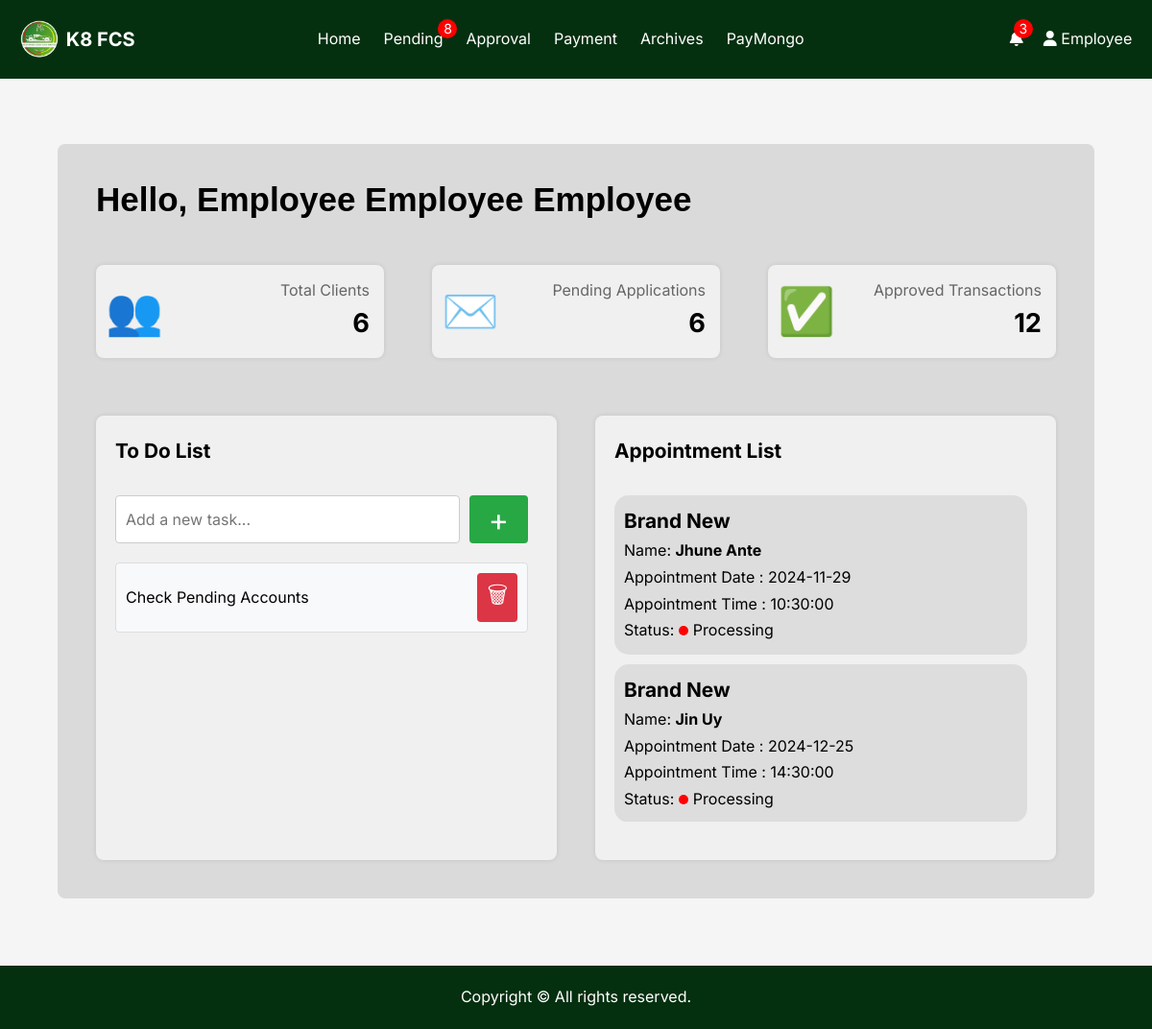
Page /employeeside/homepage (signed in) on the committed database.
### tables this page shows
CREATE TABLE `tasks` (
  `id` int(11) NOT NULL,
  `user_id` int(11) NOT NULL,
  `task` varchar(255) NOT NULL,
  `created_at` timestamp NOT NULL DEFAULT current_timestamp()
);

CREATE TABLE `appointments` (
  `id` int(11) NOT NULL,
  `clientname` varchar(255) DEFAULT NULL,
  `transaction_id` varchar(255) DEFAULT NULL,
  `email` varchar(255) DEFAULT NULL,
  `status` varchar(255) NOT NULL DEFAULT 'Processing',
  `decline_at` varchar(155) DEFAULT NULL,
  `recieve_at` timestamp NULL DEFAULT current_timestamp(),
  `approve_at` timestamp NULL DEFAULT NULL,
  `accepted_at` timestamp NULL DEFAULT NULL,
  `form_type` varchar(50) DEFAULT NULL,
  `payment_description` varchar(255) DEFAULT NULL,
  `amount` decimal(10,2) DEFAULT NULL,
  `archived` tinyint(1) DEFAULT 0,
  `paid` int(1) DEFAULT NULL,
  `bank_partner` varchar(255) DEFAULT NULL,
  `remarks` varchar(255) DEFAULT NULL,
  `appointment_date` date DEFAULT NULL,
  `appointment_time` time DEFAULT NULL,
  `term` varchar(50) DEFAULT NULL,
  `amount_finance` decimal(10,2) DEFAULT NULL,
  `maturity` date DEFAULT NULL,
  `check_release` date DEFAULT NULL,
  `mark_as_read` int(255) DEFAULT NULL
);

### employeeside/homepage.php (the view, shortened to what this page needs)
<?php
include '../settings/config.php';
$totalClientsQuery = "SELECT COUNT(*) as total_clients FROM appointments WHERE archived = 0";
$totalClientsResult = $conn->query($totalClientsQuery);
$totalClients = $totalClientsResult->fetch_assoc()['total_clients'];
$pendingApplicationsQuery = "SELECT COUNT(*) as pending_applications FROM appointments WHERE status = 'Processing' AND archived = 0";
$pendingApplicationsResult = $conn->query($pendingApplicationsQuery);
$pendingApplications = $pendingApplicationsResult->fetch_assoc()['pending_applications'];
$approvedTransactionsQuery = "SELECT COUNT(*) as approved_transactions FROM appointments WHERE status = 'Approved' AND archived = 1";
$approvedTransactionsResult = $conn->query($approvedTransactionsQuery);
$approvedTransactions = $approvedTransactionsResult->fetch_assoc()['approved_transactions'];
$user_id = $_SESSION['user_id'];
$tasksQuery = "SELECT id, task FROM tasks WHERE user_id = ?";
$stmt = $conn->prepare($tasksQuery);
$stmt->bind_param("i", $user_id);
$stmt->execute();
$tasksResult = $stmt->get_result();
$tasks = [];
while ($row = $tasksResult->fetch_assoc()) {
    $tasks[] = $row;
}
?>
<!DOCTYPE html>
<html lang="en">
<head>
    <link rel="stylesheet" href="../assets/css/navbar.css">
    <link rel="stylesheet" href="../assets/css/footer.css">
    <link rel="stylesheet" href="https://cdnjs.cloudflare.com/ajax/libs/font-awesome/6.0.0-beta3/css/all.min.css">
    <link rel="stylesheet" href="../assets/css/homepageemployee.css">
</head>
<body onload="clientList()">
    <?php include 'includes/navbar.php'; ?>
    <div class="dashboard">
        <header>
            <h2>Hello, <?php echo htmlspecialchars($_SESSION['clientName']); ?></h2>
        </header>
        <div class="stats">
            <div class="stat-item">
                <div class="stat-icon">👥</div>
                <div class="stat-info">
                    <p>Total Clients</p>
                    <h3><?php echo $totalClients; ?></h3>
                </div>
            </div>
            <div class="stat-item">
                <div class="stat-icon">✉️</div>
                <div class="stat-info">
                    <p>Pending Applications</p>
                    <h3><?php echo $pendingApplications; ?></h3>
                </div>
            </div>
            <div class="stat-item">
                <div class="stat-icon">✅</div>
                <div class="stat-info">
                    <p>Approved Transactions</p>
                    <h3><?php echo $approvedTransactions; ?></h3>
                </div>
            </div>
        </div>
        <div class="main-content">
            <div class="todo-list">
                <h3>To Do List</h3>
                <form action="processes/add-task.php" method="POST" class="task-form">
                    <input type="text" name="task" placeholder="Add a new task..." required>
                    <button type="submit">+</button>
                </form>
                <ul class="task-list">
                    <?php foreach ($tasks as $task): ?>
                        <li class="task-item">
                            <div class="task-item-text"><?php echo htmlspecialchars($task['task']); ?></div>
                            <form action="processes/delete-task.php" method="POST" class="delete-form">
                                <button type="submit" class="delete-button">🗑</button>
                            </form>
                        </li>
                    <?php endforeach; ?>
                </ul>
            </div>
            <div class="client-list">
                <h3>Appointment List</h3>
                <div id="client-list" class="client-list-content">
                    <?php
                    $sql = "SELECT clientname, email, status, appointment_date, appointment_time, form_type FROM appointments WHERE status = 'Processing' AND archived = 0";
                    $result = $conn->query($sql);
                    if ($result->num_rows > 0) {
                        while ($row = $result->fetch_assoc()) {
                            $statusClass = strtolower($row["status"]);
                            $formattedFormType = ucwords(str_replace('-', ' ', $row["form_type"]));
                            echo '<div class="client">';
                            echo '<div class="client-info">';
                            echo '<h3>' . htmlspecialchars($formattedFormType) . '</h3>';
                            echo '<p>Name: <strong>' . htmlspecialchars($row["clientname"]) . '</strong></p>';
                            echo '<p class="appointment-date">Appointment Date : ' . htmlspecialchars($row["appointment_date"]) . '</p>';
                            echo '<p class="appointment-time">Appointment Time : ' . htmlspecialchars($row["appointment_time"]) . '</p>';
                            echo '<p>Status: <span class="status ' . $statusClass . '">';
                            echo '<span class="status-dot ' . $statusClass . '"></span>';
                            echo htmlspecialchars($row["status"]) . '</span></p>';
                            echo '</div>';
                            echo '</div>';
                        }
                    } else {
                        echo '<p>No appointments found.</p>';
                    }
                    ?>
                </div>
            </div>
        </div>
    </div>
    <footer class="footer">
        <p style="text-align: center;">Copyright &copy; All rights reserved.</p>
    </footer>
</body>
</html>

### assets/css/navbar.css (style rules this page uses)
* { margin: 0; padding: 0; font-family: 'Inter', Arial, Helvetica, sans-serif; box-sizing: border-box; }
html, body { height: 100%; margin: 0; padding: 0; font-family: Arial, sans-serif; box-sizing: border-box; line-height: 1.6; }
body { font-family: Arial, sans-serif; margin: 0; padding: 0; }

### assets/css/footer.css (style rules this page uses)
*, *::before, *::after { box-sizing: border-box; }
* { font-family: 'Inter', Arial, Helvetica, sans-serif; }
body { display: flex; flex-direction: column; height: 100%; margin: 0; padding: 0; width: 100%; }
body > :not(.footer) { flex: 1; }
.footer { background-color: #053010; padding: 20px; color: #fff; bottom: 0; width: 100%; flex-shrink: 0; position: relative; margin-top: auto; }

### assets/css/homepageemployee.css (style rules this page uses)
body { font-family: Arial, sans-serif; background-color: whitesmoke; margin: 0; padding: 0; box-sizing: border-box; overflow-x: hidden; }
.dashboard { width: 90%; max-width: 100%; margin: 120px auto; margin-top: 150px; margin-bottom: 70px; background-color: #dadada; height: 200vh; padding: 20px; border-radius: 8px; box-sizing: border-box; }
header { margin-bottom: 20px; }
footer { width: 100%; padding: 10px; background-color: #026220; color: white; text-align: center; position: absolute; bottom: 0; box-sizing: border-box; }
header h2 { margin: 0; color: #000000; font-size: 35px; padding-left: 20px; padding-top: 10px; font-family: Arial; }
.stats { display: flex; justify-content: space-between; margin-bottom: 20px; padding: 20px; }
.stat-item { display: flex; align-items: center; justify-content: space-between; background-color: #f0f0f0; padding: 10px; padding-right: 15px; border-radius: 8px; width: 30%; box-shadow: 0 0 5px rgba(0, 0, 0, 0.1); }
.stat-icon { font-size: 3rem; margin-right: 10px; }
.stat-info { text-align: right; }
.stat-info p { margin: 0; font-size: 1em; color: #666; }
.stat-info h3 { margin: 0; font-size: 1.7em; }
.main-content { display: flex; justify-content: space-between; padding: 20px; }
.todo-list { width: 48%; background-color: #f0f0f0; padding: 20px; border-radius: 8px; box-shadow: 0 0 5px rgba(0, 0, 0, 0.1); }
.todo-list h3, .client-list h3 { font-size: 1.3em; }
.client-list { width: 48%; background-color: #f0f0f0; padding: 20px; border-radius: 8px; box-shadow: 0 0 5px rgba(0, 0, 0, 0.1); }
.todo-list input[type="text"] { width: 100%; padding: 10px; border-radius: 5px; border: 1px solid #ccc; margin-top: 10px; font-size: 1em; }
.client { display: flex; align-items: center; padding: 10px; background-color: #ddd; border-radius: 15px; margin-top: 10px; }
.client-info p { margin: 2px 0; }
.status-dot { display: inline-block; width: 10px; height: 10px; border-radius: 50%; margin-right: 5px; }
.status.processing .status-dot { background-color: red; }
.task-form { display: flex; margin-bottom: 15px; margin-top: 20px; }
.task-form input[type="text"] { flex: 1; padding: 10px; border: 1px solid #ccc; border-radius: 4px; margin-right: 10px; }
.task-form button { padding: 10px 20px; margin-top: 10px; margin-right: 10px; border: none; background-color: #28a745; color: white; border-radius: 4px; cursor: pointer; height: 50px; font-size: 2em; line-height: 1; box-sizing: border-box; overflow: hidden; text-align: center; white-space: nowrap; }
.task-list { max-height: 300px; height: 290px; overflow-y: auto; padding-right: 10px; margin-top: 20px; }
.task-item { background-color: #f8f9fa; border: 1px solid #ddd; padding: 10px; margin-bottom: 10px; border-radius: 4px; display: flex; justify-content: space-between; align-items: center; }
.task-item-text { max-width: 80%; white-space: nowrap; overflow: hidden; text-overflow: ellipsis; }
.delete-form { margin: 0; }
.delete-button { background-color: #dc3545; color: white; border: none; padding: 5px 10px; border-radius: 4px; cursor: pointer; font-size: 1.5em; }
.client-list-content { max-height: 350px; overflow-y: auto; padding-right: 10px; margin-top: 20px; }

### rows in the picture
tasks: task "Check Pending Accounts"
appointments: form_type "Brand New", clientname "Jhune Ante", appointment_date "2024-11-29", appointment_time "10:30:00", status "Processing"
appointments: form_type "Brand New", clientname "Jin Uy", appointment_date "2024-12-25", appointment_time "14:30:00", status "Processing"

### other values in the picture
$pending_count "8"
$total_notifications "3"
$_SESSION['first_name'] "Employee"
$_SESSION['clientName'] "Employee Employee Employee"
$totalClients "6"
$pendingApplications "6"
$approvedTransactions "12"
